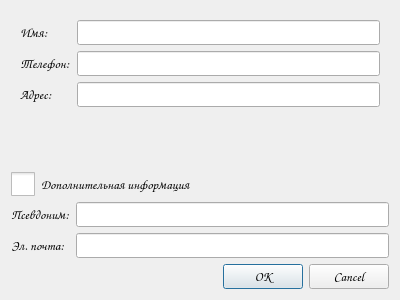
<?xml version="1.0" encoding="UTF-8"?>
<ui version="4.0">
 <class>ContactShow</class>
 <widget class="QDialog" name="ContactShow">
  <property name="geometry">
   <rect>
    <x>0</x>
    <y>0</y>
    <width>400</width>
    <height>300</height>
   </rect>
  </property>
  <property name="windowTitle">
   <string>Dialog</string>
  </property>
  <layout class="QVBoxLayout" name="verticalLayout_2">
   <item>
    <widget class="QScrollArea" name="scrollArea">
     <property name="frameShape">
      <enum>QFrame::NoFrame</enum>
     </property>
     <property name="widgetResizable">
      <bool>true</bool>
     </property>
     <widget class="QWidget" name="scrollAreaWidgetContents">
      <property name="geometry">
       <rect>
        <x>0</x>
        <y>0</y>
        <width>382</width>
        <height>153</height>
       </rect>
      </property>
      <layout class="QVBoxLayout" name="verticalLayout_3">
       <item>
        <layout class="QVBoxLayout" name="verticalLayout">
         <item>
          <layout class="QFormLayout" name="formLayout">
           <item row="0" column="0">
            <widget class="QLabel" name="label">
             <property name="font">
              <font>
               <family>Comic Sans MS</family>
               <pointsize>10</pointsize>
              </font>
             </property>
             <property name="text">
              <string>Имя:</string>
             </property>
            </widget>
           </item>
           <item row="0" column="1">
            <widget class="QLineEdit" name="nameLabel">
             <property name="font">
              <font>
               <family>Comic Sans MS</family>
               <pointsize>10</pointsize>
              </font>
             </property>
             <property name="readOnly">
              <bool>true</bool>
             </property>
            </widget>
           </item>
           <item row="1" column="0">
            <widget class="QLabel" name="label_2">
             <property name="font">
              <font>
               <family>Comic Sans MS</family>
               <pointsize>10</pointsize>
              </font>
             </property>
             <property name="text">
              <string>Телефон:</string>
             </property>
            </widget>
           </item>
           <item row="1" column="1">
            <widget class="QLineEdit" name="telephoneLabel">
             <property name="font">
              <font>
               <family>Comic Sans MS</family>
               <pointsize>10</pointsize>
              </font>
             </property>
             <property name="readOnly">
              <bool>true</bool>
             </property>
            </widget>
           </item>
           <item row="2" column="0">
            <widget class="QLabel" name="label_3">
             <property name="font">
              <font>
               <family>Comic Sans MS</family>
               <pointsize>10</pointsize>
              </font>
             </property>
             <property name="text">
              <string>Адрес:</string>
             </property>
            </widget>
           </item>
           <item row="2" column="1">
            <widget class="QLineEdit" name="addressLabel">
             <property name="font">
              <font>
               <family>Comic Sans MS</family>
               <pointsize>10</pointsize>
              </font>
             </property>
             <property name="readOnly">
              <bool>true</bool>
             </property>
            </widget>
           </item>
          </layout>
         </item>
        </layout>
       </item>
      </layout>
     </widget>
    </widget>
   </item>
   <item>
    <widget class="QCheckBox" name="checkBox">
     <property name="font">
      <font>
       <family>Comic Sans MS</family>
       <pointsize>10</pointsize>
      </font>
     </property>
     <property name="styleSheet">
      <string notr="true">QCheckBox::indicator {
 width: 24px;
 height: 24px;
 }
QCheckBox::indicator:unchecked { image: url(:/images/down.png); }
QCheckBox::indicator:checked { image: url(:/images/up.png); }</string>
     </property>
     <property name="text">
      <string>Дополнительная информация</string>
     </property>
     <property name="iconSize">
      <size>
       <width>24</width>
       <height>24</height>
      </size>
     </property>
    </widget>
   </item>
   <item>
    <layout class="QFormLayout" name="formLayout_2">
     <item row="0" column="1">
      <widget class="QLineEdit" name="nickLineEdit">
       <property name="font">
        <font>
         <family>Comic Sans MS</family>
         <pointsize>10</pointsize>
        </font>
       </property>
       <property name="readOnly">
        <bool>true</bool>
       </property>
      </widget>
     </item>
     <item row="1" column="0">
      <widget class="QLabel" name="mailLabel">
       <property name="font">
        <font>
         <family>Comic Sans MS</family>
         <pointsize>10</pointsize>
        </font>
       </property>
       <property name="text">
        <string>Эл. почта:</string>
       </property>
      </widget>
     </item>
     <item row="1" column="1">
      <widget class="QLineEdit" name="mailLineEdit">
       <property name="font">
        <font>
         <family>Comic Sans MS</family>
         <pointsize>10</pointsize>
        </font>
       </property>
       <property name="readOnly">
        <bool>true</bool>
       </property>
      </widget>
     </item>
     <item row="0" column="0">
      <widget class="QLabel" name="nickLabel">
       <property name="font">
        <font>
         <family>Comic Sans MS</family>
         <pointsize>10</pointsize>
        </font>
       </property>
       <property name="text">
        <string>Псевдоним:</string>
       </property>
      </widget>
     </item>
    </layout>
   </item>
   <item>
    <widget class="QDialogButtonBox" name="buttonBox">
     <property name="font">
      <font>
       <family>Comic Sans MS</family>
       <pointsize>10</pointsize>
      </font>
     </property>
     <property name="orientation">
      <enum>Qt::Horizontal</enum>
     </property>
     <property name="standardButtons">
      <set>QDialogButtonBox::Cancel|QDialogButtonBox::Ok</set>
     </property>
    </widget>
   </item>
  </layout>
 </widget>
 <resources/>
 <connections>
  <connection>
   <sender>buttonBox</sender>
   <signal>accepted()</signal>
   <receiver>ContactShow</receiver>
   <slot>accept()</slot>
   <hints>
    <hint type="sourcelabel">
     <x>248</x>
     <y>254</y>
    </hint>
    <hint type="destinationlabel">
     <x>157</x>
     <y>274</y>
    </hint>
   </hints>
  </connection>
  <connection>
   <sender>buttonBox</sender>
   <signal>rejected()</signal>
   <receiver>ContactShow</receiver>
   <slot>reject()</slot>
   <hints>
    <hint type="sourcelabel">
     <x>316</x>
     <y>260</y>
    </hint>
    <hint type="destinationlabel">
     <x>286</x>
     <y>274</y>
    </hint>
   </hints>
  </connection>
 </connections>
</ui>
